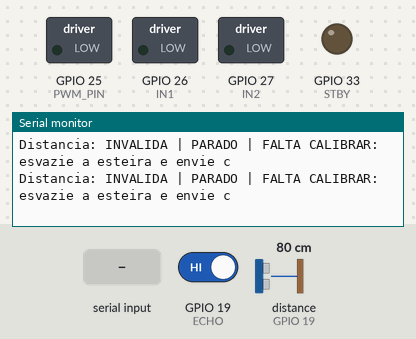
Bench run of a sketch on a simulated ESP32. On the bench: switched loads named in the sketch (green lamp = pin HIGH), output pins drawn as LEDs (lit = HIGH), the last lines printed to the serial monitor. Inputs (shaded band) come from the test bench; at power-on: GPIO 19 (ECHO) HIGH, distance to the obstacle (sensor on GPIO 19) 80 cm. The echo pulse lasts 58.3 µs per cm; pins used as bus, display or sensor lines are not drawn.

Above: at 1.7 s.
1.8 s: GPIO 19 (ECHO) driven LOW
At 2.32 s:
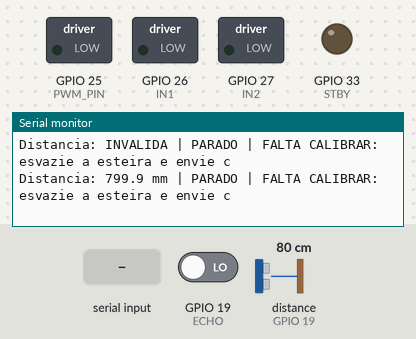
4.0 s: "p\n" received over Serial
5.5 s: "c\n" received over Serial
At 5.9 s:
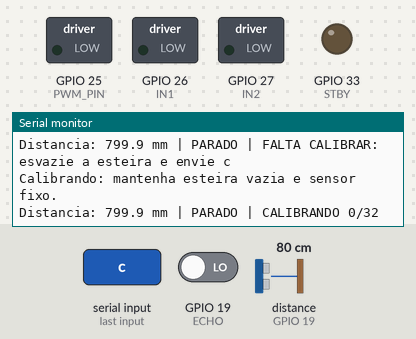
7.0 s: distance to the obstacle (sensor on GPIO 19) set to 2 cm
At 7.33 s:
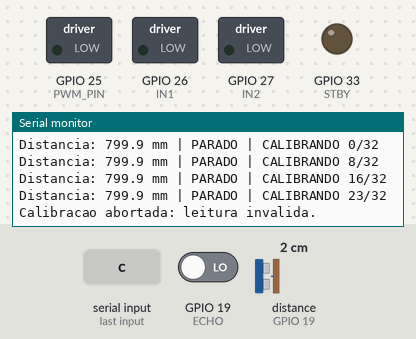
8.5 s: "g\n" received over Serial
Timing chart, 0 to 11.0 s (numbered marks = the images above; inputs shaded):
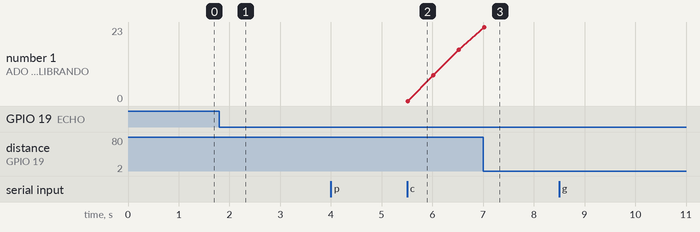

Measured:
- after the input at 1.8 s, the serial monitor: prints a new line after 0.22 s (image 1)
- after the input at 5.5 s, the serial monitor: prints a new line at once (image 2)
- after the input at 7.0 s, the serial monitor: prints a new line at once (image 3)

The sketch:

teste-motor-2-ultrassonico.ino
```cpp
#include <Arduino.h>
#include "esp_arduino_version.h"

// Teste de bancada: ESP32 classico + TB6612FNG + HC-SR04 convencional.
// MOTOR: PWMA=25, AIN1=26, AIN2=27, STBY=33. VCC driver=3V3.
// SENSOR: TRIG=18; ECHO -> 2,2k -> D19 -> 3,3k -> GND; VCC sensor=5V.
// GND comum. Camera desconectada. Motor informado como 5V: usar VM adequado.
// NUNCA conectar ECHO de 5V diretamente ao ESP32.
// Nao e firmware de producao nem substitui emergencia fisica.
constexpr uint8_t PWM_PIN=25, IN1=26, IN2=27, STBY=33, TRIG=18, ECHO=19;
constexpr uint32_t SAMPLE_MS=65, ECHO_TIMEOUT_US=25000, BRAKE_MS=300;
constexpr float DROP_MM=20.0f, CLEAR_DROP_MM=10.0f, MAX_NOISE_MM=6.0f;
constexpr int SPEED_PERCENT=30, CAL_SAMPLES=32;
bool pwmReady=false, running=false, braking=false, calibrating=false, calibrated=false;
bool valid=false, areaClear=false;
uint32_t lastSample=0, lastValid=0, brakeStart=0, lastPrint=0;
float distanceMM=0, baseline=0, samples[CAL_SAMPLES];
int calCount=0, clearCount=0;

bool pwm(int value) {
#if ESP_ARDUINO_VERSION_MAJOR >= 3
  return ledcWrite(PWM_PIN,value);
#else
  ledcWrite(0,value); return true;
#endif
}
void disableMotor() {
  digitalWrite(STBY,LOW);
  if(pwmReady) pwm(0);
  digitalWrite(IN1,LOW); digitalWrite(IN2,LOW);
  running=false; braking=false;
}
void stopMotor(const char *reason) {
  if(running) {
    // IN1=IN2=HIGH com STBY=HIGH: short brake segundo tabela do TB6612.
    digitalWrite(IN1,HIGH); digitalWrite(IN2,HIGH);
    if(pwmReady) pwm(255);
    digitalWrite(STBY,HIGH);
    braking=true; brakeStart=millis();
  }
  running=false; areaClear=false; clearCount=0;
  Serial.print("PARADA: "); Serial.println(reason);
}
void help() {
  Serial.println("c = calibrar fundo com esteira VAZIA e motor parado (32 leituras)");
  Serial.println("g = iniciar, apenas apos calibracao e area livre");
  Serial.println("p = parar | s = estado | h = ajuda");
  Serial.println("Retirar a peca NAO reinicia o motor. Envie g para liberar.");
}
void status() {
  if(valid) Serial.printf("Distancia: %.1f mm | ",distanceMM);
  else Serial.print("Distancia: INVALIDA | ");
  if(calibrated) Serial.printf("Fundo: %.1f | Parar <= %.1f | Livre >= %.1f mm | ",
                               baseline,baseline-DROP_MM,baseline-CLEAR_DROP_MM);
  if(running) Serial.println("COMANDO MOTOR ATIVO");
  else if(!pwmReady) Serial.println("PARADO | FALHA NA CONFIGURACAO PWM");
  else if(braking) Serial.println("PARADO | FRENAGEM EM ANDAMENTO");
  else if(calibrating) Serial.printf("PARADO | CALIBRANDO %d/%d\n",calCount,CAL_SAMPLES);
  else if(!calibrated) Serial.println("PARADO | FALTA CALIBRAR: esvazie a esteira e envie c");
  else if(!valid || millis()-lastValid>150) Serial.println("PARADO | SEM LEITURA VALIDA RECENTE");
  else if(!areaClear || distanceMM<baseline-CLEAR_DROP_MM)
    Serial.println("PARADO | AGUARDANDO AREA LIVRE / LEITURAS ESTAVEIS");
  else Serial.println("PARADO | PRONTO: envie g para iniciar");
}
void command(char c) {
  if(c=='p') { calibrating=false; stopMotor("operador"); }
  else if(c=='h') help();
  else if(c=='s') status();
  else if(c=='c') {
    if(running || braking) { Serial.println("Pare e aguarde antes de calibrar."); return; }
    disableMotor(); calibrated=false; calibrating=true; calCount=0;
    areaClear=false; clearCount=0;
    Serial.println("Calibrando: mantenha esteira vazia e sensor fixo.");
  } else if(c=='g') {
    if(running) return;
    if(!pwmReady || braking || calibrating || !calibrated || !valid || !areaClear ||
       millis()-lastValid>150 || distanceMM<baseline-CLEAR_DROP_MM) {
      Serial.println("Inicio bloqueado. Motivo abaixo:"); status(); return;
    }
    digitalWrite(STBY,LOW); digitalWrite(IN1,HIGH); digitalWrite(IN2,LOW);
    if(!pwm((SPEED_PERCENT*255+50)/100)) {
      disableMotor(); Serial.println("Falha PWM: inicio bloqueado."); return;
    }
    digitalWrite(STBY,HIGH); running=true;
    Serial.println("Motor acionado a 30% PWM. Deteccao/falha provoca parada travada.");
  } else if(c!='\r' && c!='\n' && c!=' ') {
    calibrating=false; stopMotor("comando desconhecido; use h");
  }
}
void measure() {
  // Leitura bloqueada no maximo por 25 ms; sem esperas longas ou medias em movimento.
  valid=false;
  if(digitalRead(ECHO)==LOW) {
    digitalWrite(TRIG,LOW); delayMicroseconds(2);
    digitalWrite(TRIG,HIGH); delayMicroseconds(10); digitalWrite(TRIG,LOW);
    unsigned long duration=pulseIn(ECHO,HIGH,ECHO_TIMEOUT_US);
    distanceMM=duration*0.343f/2.0f;
    valid=duration>0 && distanceMM>=20.0f && distanceMM<=4000.0f;
  }
  if(!valid) {
    areaClear=false; clearCount=0;
    if(calibrating) { calibrating=false; Serial.println("Calibracao abortada: leitura invalida."); }
    if(running) stopMotor("sensor sem leitura valida");
    return;
  }
  lastValid=millis();
  if(calibrating) {
    samples[calCount++]=distanceMM;
    if(calCount==CAL_SAMPLES) {
      // Ordenacao pequena, apenas com motor desabilitado.
      for(int i=1;i<CAL_SAMPLES;i++) {
        float value=samples[i]; int j=i-1;
        while(j>=0 && samples[j]>value) { samples[j+1]=samples[j]; --j; }
        samples[j+1]=value;
      }
      calibrating=false;
      baseline=(samples[15]+samples[16])/2.0f;
      if(samples[31]-samples[0]>MAX_NOISE_MM || baseline-DROP_MM<20.0f) {
        calibrated=false;
        Serial.println("Calibracao rejeitada: fundo instavel ou muito proximo. Ajuste montagem e repita c.");
      } else {
        calibrated=true;
        Serial.printf("Calibrado: fundo %.1f mm; deteccao <= %.1f mm.\n",baseline,baseline-DROP_MM);
      }
    }
    return;
  }
  if(!calibrated) return;
  if(distanceMM>baseline+20.0f) {
    areaClear=false; clearCount=0;
    if(running) stopMotor("fundo fora da faixa calibrada");
  } else if(distanceMM<=baseline-DROP_MM) {
    areaClear=false; clearCount=0;
    if(running) stopMotor("PECA DETECTADA");
  } else if(distanceMM>=baseline-CLEAR_DROP_MM) {
    if(clearCount<3) ++clearCount;
    if(clearCount>=3) areaClear=true;
  } else {
    clearCount=0; // Faixa de histerese: conservar areaClear anterior.
  }
}
void setup() {
  digitalWrite(STBY,LOW); pinMode(STBY,OUTPUT);
  digitalWrite(PWM_PIN,LOW); pinMode(PWM_PIN,OUTPUT);
  pinMode(IN1,OUTPUT); pinMode(IN2,OUTPUT); disableMotor();
  pinMode(TRIG,OUTPUT); digitalWrite(TRIG,LOW); pinMode(ECHO,INPUT);
  Serial.begin(115200);
#if ESP_ARDUINO_VERSION_MAJOR >= 3
  pwmReady=ledcAttach(PWM_PIN,20000,8);
#else
  pwmReady=ledcSetup(0,20000,8)>0;
  if(pwmReady) ledcAttachPin(PWM_PIN,0);
#endif
  disableMotor();
  delay(500);
  Serial.println("\nTESTE MOTOR 2 + ULTRASSONICO. Motor inicia desabilitado.");
  if(!pwmReady) Serial.println("ERRO PWM: motor bloqueado.");
  help();
}
void loop() {
  if(braking && millis()-brakeStart>=BRAKE_MS) disableMotor();
  if(Serial.available()) command((char)Serial.read());
  if(millis()-lastSample>=SAMPLE_MS) { lastSample=millis(); measure(); }
  if(millis()-lastPrint>=500) { lastPrint=millis(); status(); }
}
```
